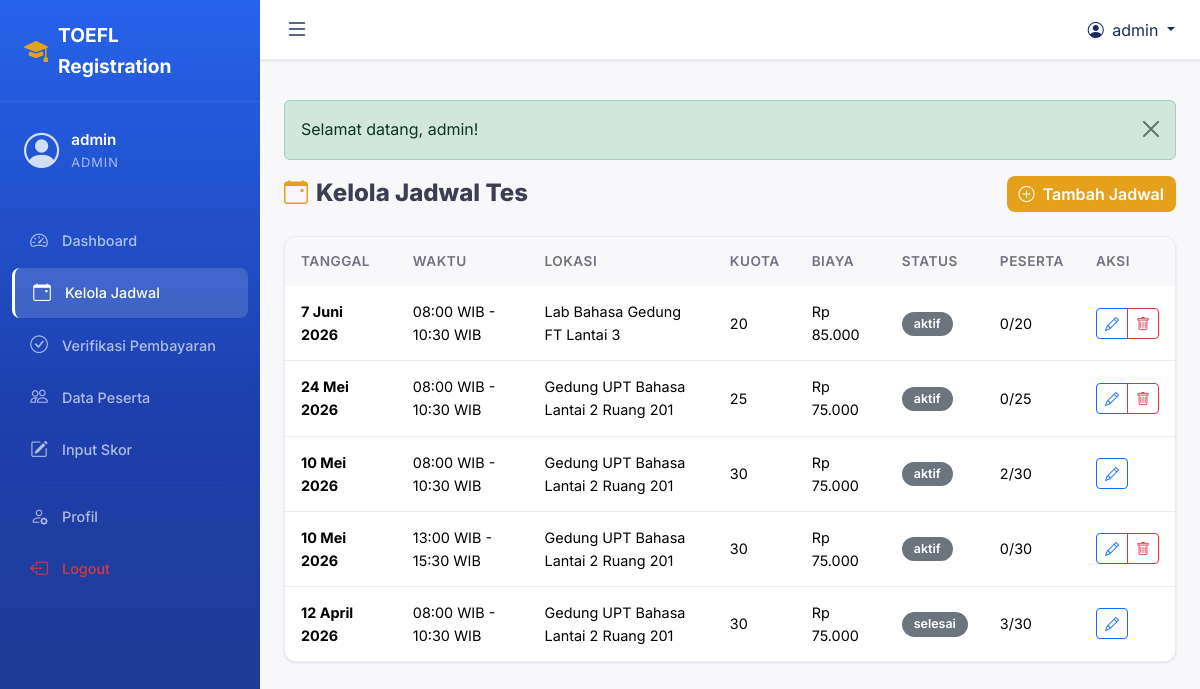
Screenshot of /backend/admin/jadwal.php (signed in) with the database file from the repository.
### tables this page shows
CREATE TABLE jadwal_tes (
    id INT AUTO_INCREMENT PRIMARY KEY,
    tanggal DATE NOT NULL,
    waktu_mulai TIME NOT NULL,
    waktu_selesai TIME NOT NULL,
    lokasi VARCHAR(200) NOT NULL,
    kuota INT NOT NULL DEFAULT 30,
    biaya DECIMAL(10,2) NOT NULL DEFAULT 0.00,
    deskripsi TEXT DEFAULT NULL,
    status ENUM('aktif', 'nonaktif', 'selesai') NOT NULL DEFAULT 'aktif',
    created_at TIMESTAMP DEFAULT CURRENT_TIMESTAMP,
    updated_at TIMESTAMP DEFAULT CURRENT_TIMESTAMP ON UPDATE CURRENT_TIMESTAMP
);

### backend/admin/jadwal.php (the view, shortened to what this page needs)
<?php
require_once __DIR__ . '/../includes/functions.php';
$db = getDB();
$jadwalList = $db->query("
    SELECT j.*,
           COALESCE(SUM(CASE WHEN p.status != 'rejected' THEN 1 ELSE 0 END), 0) as total_daftar
    FROM jadwal_tes j
    LEFT JOIN pendaftaran p ON j.id = p.jadwal_id
    GROUP BY j.id
    ORDER BY j.tanggal DESC
")->fetchAll();
require_once __DIR__ . '/../../frontend/templates/header.php';
?>
<div class="d-flex justify-content-between align-items-center mb-4">
    <h4 class="fw-800 mb-0">
        <i class="bi bi-calendar-event me-2 text-accent"></i>Kelola Jadwal Tes
    </h4>
    <button class="btn btn-accent" data-bs-toggle="modal" data-bs-target="#jadwalModal" onclick="resetForm()">
        <i class="bi bi-plus-circle me-1"></i> Tambah Jadwal
    </button>
</div>
<div class="content-card">
    <div class="card-body p-0">
        <div class="table-responsive">
            <table class="table table-custom">
                <thead>
                    <tr>
                        <th>Tanggal</th>
                        <th>Waktu</th>
                        <th>Lokasi</th>
                        <th>Kuota</th>
                        <th>Biaya</th>
                        <th>Status</th>
                        <th>Peserta</th>
                        <th>Aksi</th>
                    </tr>
                </thead>
                <tbody>
                    <?php if (empty($jadwalList)): ?>
                    <tr><td colspan="8" class="text-center py-4 text-muted">Belum ada jadwal tes.</td></tr>
                    <?php else: ?>
                    <?php foreach ($jadwalList as $j): ?>
                    <tr>
                        <td><strong><?= formatTanggal($j['tanggal']) ?></strong></td>
                        <td><?= formatWaktu($j['waktu_mulai']) ?> - <?= formatWaktu($j['waktu_selesai']) ?></td>
                        <td><?= e($j['lokasi']) ?></td>
                        <td><?= $j['kuota'] ?></td>
                        <td><?= formatRupiah($j['biaya']) ?></td>
                        <td><?= statusBadge($j['status']) ?></td>
                        <td>
                            <span class="fw-600"><?= $j['total_daftar'] ?>/<?= $j['kuota'] ?></span>
                        </td>
                        <td>
                            <div class="btn-group btn-group-sm">
                                <button class="btn btn-outline-primary" onclick="editJadwal(<?= htmlspecialchars(json_encode($j), ENT_QUOTES) ?>)" data-bs-toggle="modal" data-bs-target="#jadwalModal">
                                    <i class="bi bi-pencil"></i>
                                </button>
                                <?php if ($j['total_daftar'] == 0): ?>
                                <a href="<?= BASE_URL ?>/backend/admin/jadwal.php?delete=<?= $j['id'] ?>" class="btn btn-outline-danger" data-confirm="Yakin ingin menghapus jadwal ini?">
                                    <i class="bi bi-trash"></i>
                                </a>
                                <?php endif; ?>
                            </div>
                        </td>
                    </tr>
                    <?php endforeach; ?>
                    <?php endif; ?>
                </tbody>
            </table>
        </div>
    </div>
</div>
<?php require_once __DIR__ . '/../../frontend/templates/footer.php'; ?>

### backend/includes/functions.php (shortened to what this page needs)
<?php
function e($string) {
    return htmlspecialchars($string ?? '', ENT_QUOTES, 'UTF-8');
}
function formatTanggal($date) {
    $bulan = [
        1 => 'Januari', 2 => 'Februari', 3 => 'Maret', 4 => 'April',
        5 => 'Mei', 6 => 'Juni', 7 => 'Juli', 8 => 'Agustus',
        9 => 'September', 10 => 'Oktober', 11 => 'November', 12 => 'Desember'
    ];
    $timestamp = strtotime($date);
    $d = date('j', $timestamp);
    $m = (int)date('n', $timestamp);
    $y = date('Y', $timestamp);
    return "$d {$bulan[$m]} $y";
}
function formatWaktu($time) {
    return date('H:i', strtotime($time)) . ' WIB';
}
function formatRupiah($angka) {
    return 'Rp ' . number_format($angka, 0, ',', '.');
}
function statusBadge($status) {
    $badges = [
        'pending'   => '<span class="badge bg-warning text-dark">Pending</span>',
        'verified'  => '<span class="badge bg-success">Terverifikasi</span>',
        'approved'  => '<span class="badge bg-success">Disetujui</span>',
        'rejected'  => '<span class="badge bg-danger">Ditolak</span>',
        'completed' => '<span class="badge bg-info">Selesai</span>',
        'aktif'     => '<span class="badge bg-success">Aktif</span>',
        'nonaktif'  => '<span class="badge bg-secondary">Nonaktif</span>',
        'selesai'   => '<span class="badge bg-info">Selesai</span>',
    ];
    return $badges[$status] ?? '<span class="badge bg-secondary">' . e($status) . '</span>';
}

### frontend/assets/css/style.css (style rules this page uses)
:root { --primary: #1B2B5E; --primary-dark: #0F1D45; --primary-light: #1D4ED8; --primary-lighter: #3B82F6; --accent: #E5A11C; --accent-hover: #D4920F; --accent-light: #FEF7E7; --accent-gold: #E5A11C; --accent-gold-light: #FEF3C7; --secondary: #1D4ED8; --secondary-light: #EFF6FF; --success: #22C55E; --success-light: #F0FDF4; --warning: #F59E0B; --warning-light: #FFFBEB; --danger: #D4183D; --danger-light: #FEF2F2; --info: #3B82F6; --info-light: #EFF6FF; --dark: #1B2B5E; --gray-900: #1A1A2E; --gray-700: #3D3D54; --gray-600: #505068; --gray-500: #717182; --gray-400: #9E9EB0; --gray-300: #CBCED4; --gray-200: #ECECF0; --gray-100: #F3F3F5; --light: #F8F8FA; --white: #FFFFFF; --input-background: #F3F3F5; --switch-background: #CBCED4; --border-color: rgba(0, 0, 0, 0.1); --sidebar-width: 260px; --topbar-height: 60px; --navbar-height: 72px; --shadow-xs: 0 1px 2px rgba(27, 43, 94, 0.04); --shadow-sm: 0 1px 3px rgba(27, 43, 94, 0.08), 0 1px 2px rgba(27, 43, 94, 0.04); --shadow-md: 0 4px 6px -1px rgba(27, 43, 94, 0.08), 0 2px 4px -1px rgba(27, 43, 94, 0.04); --shadow-lg: 0 10px 15px -3px rgba(27, 43, 94, 0.08), 0 4px 6px -2px rgba(27, 43, 94, 0.04); --shadow-xl: 0 20px 25px -5px rgba(27, 43, 94, 0.1), 0 10px 10px -5px rgba(27, 43, 94, 0.04); --shadow-2xl: 0 25px 50px -12px rgba(27, 43, 94, 0.2); --shadow-accent: 0 8px 24px rgba(229, 161, 28, 0.35); --radius-sm: 8px; --radius-md: 12px; --radius-lg: 16px; --radius-xl: 20px; --radius-2xl: 24px; --radius-full: 9999px; --transition: all 0.3s cubic-bezier(0.4, 0, 0.2, 1); --transition-fast: all 0.15s cubic-bezier(0.4, 0, 0.2, 1); --transition-slow: all 0.5s cubic-bezier(0.4, 0, 0.2, 1); }
*, *::before, *::after { margin: 0; padding: 0; box-sizing: border-box; }
html { scroll-behavior: smooth; scroll-padding-top: var(--navbar-height); }
body { font-family: 'Inter', -apple-system, BlinkMacSystemFont, 'Segoe UI', sans-serif; background: var(--light); color: var(--gray-700); line-height: 1.6; overflow-x: hidden; -webkit-font-smoothing: antialiased; -moz-osx-font-smoothing: grayscale; }
a { color: var(--primary-light); text-decoration: none; transition: var(--transition); }
.btn-accent { background: var(--accent) !important; color: var(--white) !important; border: none !important; font-weight: 600; border-radius: var(--radius-sm); transition: var(--transition); }
.content-card { background: var(--white); border-radius: var(--radius-md); box-shadow: var(--shadow-sm); border: 1px solid var(--gray-200); overflow: hidden; }
.content-card .card-body { padding: 24px; }
.table-custom { margin: 0; }
.table-custom thead th { background: var(--light); font-weight: 600; font-size: 0.85rem; text-transform: uppercase; letter-spacing: 0.5px; color: var(--gray-500); padding: 14px 16px; border: none; }
.table-custom tbody td { padding: 14px 16px; vertical-align: middle; border-bottom: 1px solid var(--gray-200); font-size: 0.9rem; }
.table-custom tbody tr:last-child td { border-bottom: none; }
.badge { font-weight: 600; padding: 6px 12px; border-radius: 20px; font-size: 0.78rem; }
.text-accent { color: var(--accent) !important; }
.fw-800 { font-weight: 800; }

### rows the page displays
jadwal_tes: tanggal "7 Juni 2026", waktu_mulai "08:00 WIB", waktu_selesai "10:30 WIB", lokasi "Lab Bahasa Gedung FT Lantai 3", kuota "20", biaya "Rp 85.000", status "aktif", total_daftar "0"
jadwal_tes: tanggal "24 Mei 2026", waktu_mulai "08:00 WIB", waktu_selesai "10:30 WIB", lokasi "Gedung UPT Bahasa Lantai 2 Ruang 201", kuota "25", biaya "Rp 75.000", status "aktif", total_daftar "0"
jadwal_tes: tanggal "10 Mei 2026", waktu_mulai "08:00 WIB", waktu_selesai "10:30 WIB", lokasi "Gedung UPT Bahasa Lantai 2 Ruang 201", kuota "30", biaya "Rp 75.000", status "aktif", total_daftar "2"
jadwal_tes: tanggal "10 Mei 2026", waktu_mulai "13:00 WIB", waktu_selesai "15:30 WIB", lokasi "Gedung UPT Bahasa Lantai 2 Ruang 201", kuota "30", biaya "Rp 75.000", status "aktif", total_daftar "0"
jadwal_tes: tanggal "12 April 2026", waktu_mulai "08:00 WIB", waktu_selesai "10:30 WIB", lokasi "Gedung UPT Bahasa Lantai 2 Ruang 201", kuota "30", biaya "Rp 75.000", status "selesai", total_daftar "3"

### other values shown
APP_NAME "TOEFL Registration"
$_SESSION['username'] "admin"
$_SESSION['role'] "ADMIN"
$flash['message'] "Selamat datang, admin!"
